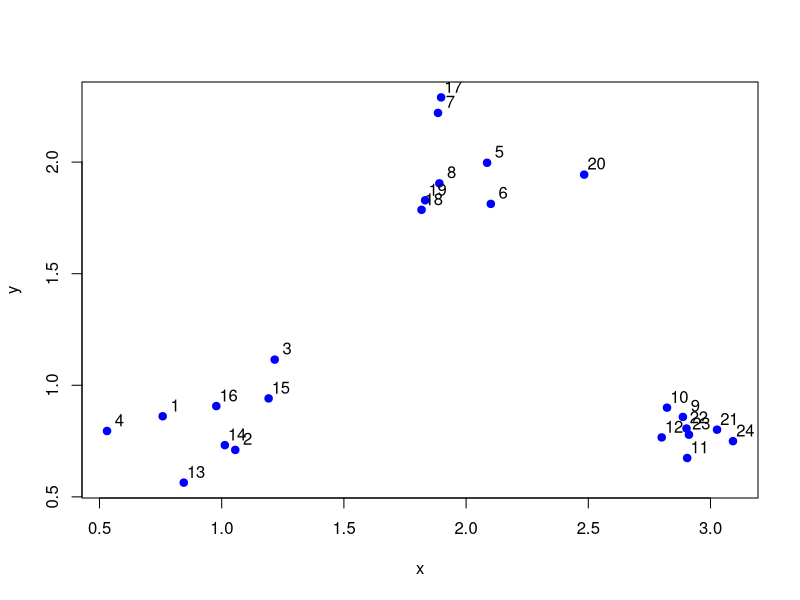
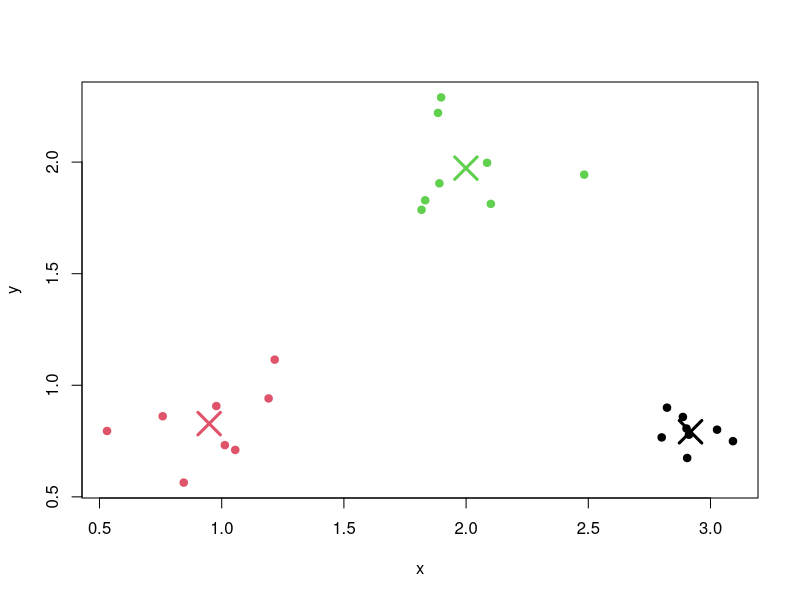
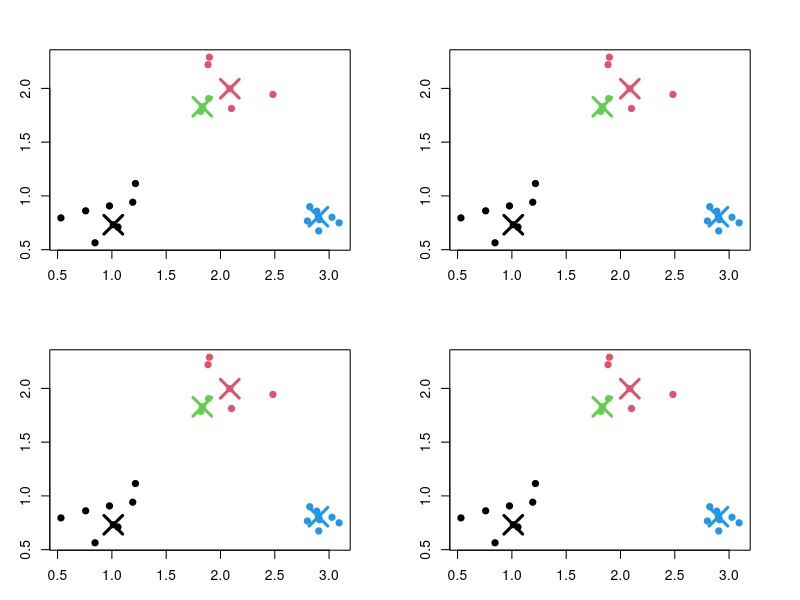

The R source for these figures, in order:
#kmeans
set.seed(1234)
x <- rnorm(24, mean=rep(1:3, each=4), sd=0.2)
y <- rnorm(24, mean=rep(c(1,2,1), each=4), sd=0.2)
data <- data.frame(x, y)
plot(x, y, col="blue", pch=19, cex=1)
text(x+0.05, y+0.05, labels=as.character(1:24))
kmeansObj <- kmeans(data, centers=3)
names(kmeansObj)
kmeansObj$withinss
kmeansObj$cluster
plot(x, y, col=kmeansObj$cluster, pch=19, cex=1)
points(kmeansObj$centers, col=1:3, pch=4, cex=3, lwd=3)

#kmediods
library(cluster)
kmedoidObj <- pam(x=data, k=4) 
names(kmedoidObj)
kmedoidObj$objective
par(mfrow=c(2,2), mar=c(3,3,3,3))

for(i in 1:4){
  plot(x, y, col=kmedoidObj$clustering, pch=19, cex=1)
  points(kmedoidObj$medoids, col=1:4, pch=4, cex=3, lwd=3)
}